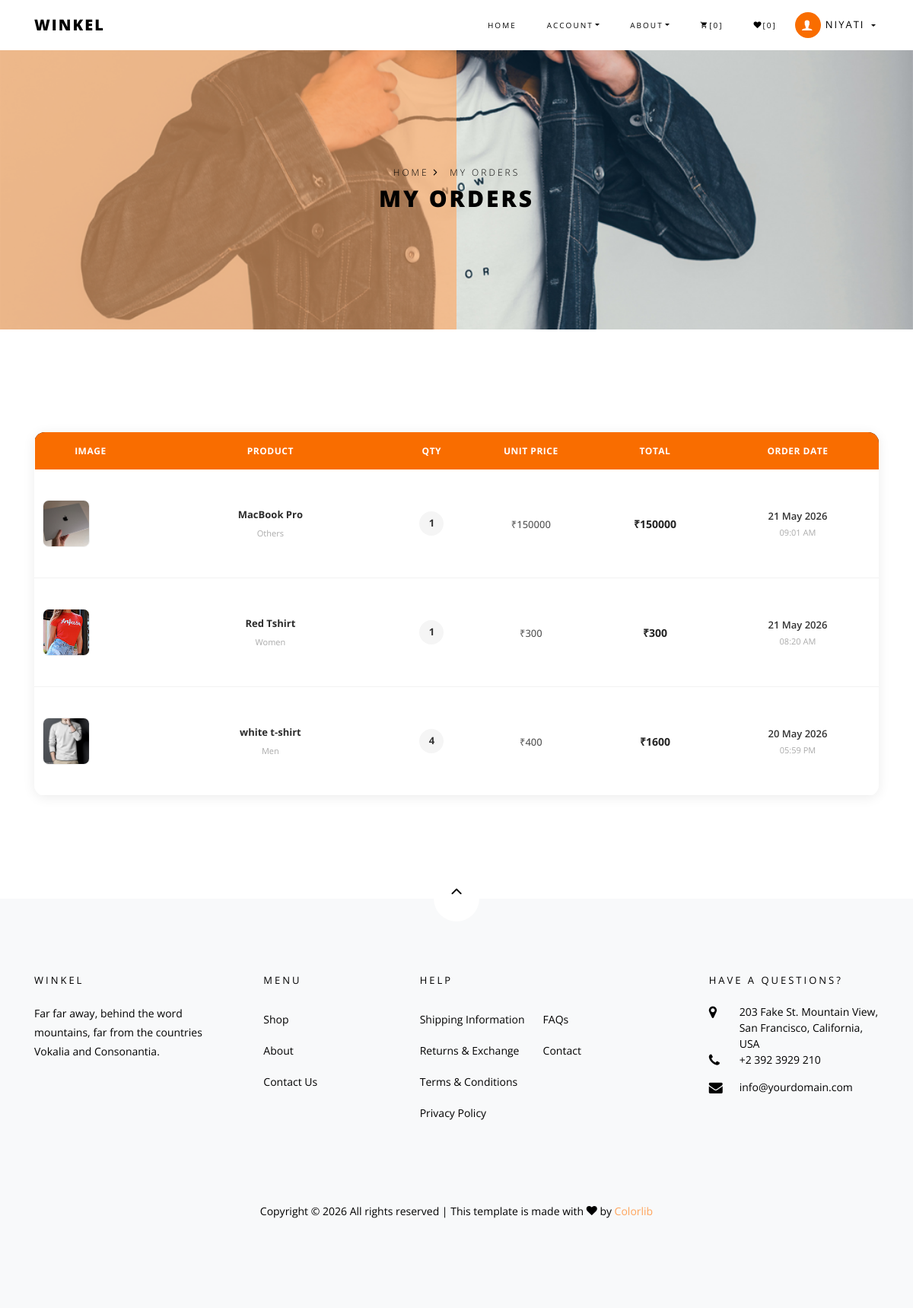
Screenshot of /orders/ (signed in) with the database file from the repository.
### winklestoreapp/models.py (models this page shows, shortened)
class BuyerUser(models.Model) :
    ROLE_CHOICES = [
        ('buyer',  'Buyer'),
        ('seller', 'Seller'),
    ]
    firstName = models.CharField(max_length=50)
    lastName = models.CharField(max_length=50)
    email = models.EmailField()
    mobile = models.PositiveIntegerField()
    address = models.TextField()
    password = models.CharField()
    profile_picture = models.ImageField(upload_to="profile_picture/", null=True, blank=True)
    role = models.CharField(max_length=10, choices=ROLE_CHOICES, default='buyer')

class Cart(models.Model):
    user=models.ForeignKey(BuyerUser,on_delete=models.CASCADE)
    product=models.ForeignKey(Product,on_delete=models.CASCADE)
    date=models.DateTimeField(default=timezone.now)
    product_price=models.PositiveIntegerField()
    product_qty=models.PositiveIntegerField(default=1)
    total_price=models.PositiveIntegerField()
    payment_status=models.BooleanField(default=False)

class Product(models.Model):
    CATEGORY_CHOICES = [
        ('Men',    'Men'),
        ('Women',  'Women'),
        ('Kids',   'Kids'),
        ('Others', 'Others'),
    ]
    seller       = models.ForeignKey(BuyerUser, on_delete=models.CASCADE)
    category     = models.CharField(max_length=10, choices=CATEGORY_CHOICES)
    product_name = models.CharField(max_length=200)
    price        = models.DecimalField(max_digits=10, decimal_places=2)
    description  = models.TextField()
    product_image = models.ImageField(upload_to='products/')
    created_at   = models.DateTimeField(auto_now_add=True)

### winklestoreapp/views.py (the view)
# urls.py: path('orders/', views.orders, name='orders'),
def orders(request):
   email = request.session.get('email')
   if not email:
      return render(request, 'login.html', {'error': 'Please login to view your orders.'})
   user = BuyerUser.objects.get(email=email)
   order_items = Cart.objects.filter(user=user, payment_status=True).select_related('product').order_by('-date')
   return render(request, 'orders.html', {'order_items': order_items})

### winklestoreapp/templates/orders.html (shortened to what this page needs)
{% extends 'header.html' %}
{% load static %}
{% block content %}
<div class="hero-wrap hero-bread" style="background-image: url(&quot;{% static 'images/bg_1.jpg' %}&quot;);">
    <div class="overlay"></div>
    <div class="container">
        <div class="row no-gutters slider-text align-items-center justify-content-center">
            <div class="col-md-9 ftco-animate text-center">
                <p class="breadcrumbs">
                    <span class="mr-2"><a href="{% url 'index' %}">Home <i class="ion-ios-arrow-forward"></i></a></span>
                    <span>My Orders</span>
                </p>
                <h1 class="mb-0 bread">My Orders</h1>
            </div>
        </div>
    </div>
</div>
<section class="ftco-section">
    <div class="container">
        {% if order_items %}
        <div class="orders-wrap">
            <table class="table orders-table">
                <thead class="thead-primary">
                    <tr>
                        <th class="o-img">Image</th>
                        <th class="o-product">Product</th>
                        <th class="o-qty">Qty</th>
                        <th class="o-price">Unit Price</th>
                        <th class="o-total">Total</th>
                        <th class="o-date">Order Date</th>
                    </tr>
                </thead>
                <tbody>
                    {% for item in order_items %}
                    <tr>
                        <td class="o-img">
                            <a href="{% url 'product_detail' item.product.id %}">
                                {% if item.product.product_image %}
                                <img src="{{ item.product.product_image.url }}" alt="{{ item.product.product_name }}"
                                    class="order-thumb">
                                {% else %}
                                <img src="{% static 'images/product-1.jpg' %}" alt="{{ item.product.product_name }}"
                                    class="order-thumb">
                                {% endif %}
                            </a>
                        </td>
                        <td class="o-product">
                            <a href="{% url 'product_detail' item.product.id %}" class="order-product-name">
                                {{ item.product.product_name }}
                            </a>
                            <span class="order-cat">{{ item.product.category }}</span>
                        </td>
                        <td class="o-qty">
                            <span class="qty-pill">{{ item.product_qty }}</span>
                        </td>
                        <td class="o-price">
                            <span class="unit-price">&#8377;{{ item.product_price }}</span>
                        </td>
                        <td class="o-total">
                            <strong class="order-total">&#8377;{{ item.total_price }}</strong>
                        </td>
                        <td class="o-date">
                            <span class="order-date">{{ item.date|date:"d M Y" }}</span>
                            <span class="order-time">{{ item.date|date:"h:i A" }}</span>
                        </td>
                    </tr>
                    {% endfor %}
                </tbody>
            </table>
        </div>
        {% endif %}
    </div>
</section>
{% endblock %}

### winklestoreapp/templates/header.html (shortened to what this page needs)
{% load static %}
<!DOCTYPE html>
<html lang="en">
<head>
    <link rel="stylesheet" href="{% static 'css/open-iconic-bootstrap.min.css' %}">
    <link rel="stylesheet" href="{% static 'css/animate.css' %}">
    <link rel="stylesheet" href="{% static 'css/owl.carousel.min.css' %}">
    <link rel="stylesheet" href="{% static 'css/owl.theme.default.min.css' %}">
    <link rel="stylesheet" href="{% static 'css/magnific-popup.css' %}">
    <link rel="stylesheet" href="{% static 'css/aos.css' %}">
    <link rel="stylesheet" href="{% static 'css/ionicons.min.css' %}">
    <link rel="stylesheet" href="{% static 'css/bootstrap-datepicker.css' %}">
    <link rel="stylesheet" href="{% static 'css/jquery.timepicker.css' %}">
    <link rel="stylesheet" href="{% static 'css/flaticon.css' %}">
    <link rel="stylesheet" href="{% static 'css/icomoon.css' %}">
    <link rel="stylesheet" href="{% static 'css/style.css' %}">
</head>
<body>
    <body class="goto-here">
        <nav class="navbar navbar-expand-lg navbar-dark ftco_navbar bg-dark ftco-navbar-light" id="ftco-navbar">
            <div class="container">
                <a class="navbar-brand" href="/">Winkel</a>
                <div class="collapse navbar-collapse" id="ftco-nav">
                    <ul class="navbar-nav ml-auto">
                        <li class="nav-item active"><a href="/" class="nav-link">Home</a></li>
                        <li class="nav-item dropdown">
                            <a class="nav-link dropdown-toggle" href="#" id="dropdown04" data-toggle="dropdown"
                                aria-haspopup="true" aria-expanded="false">Account</a>
                        </li>
                        <li class="nav-item dropdown">
                            <a class="nav-link dropdown-toggle" href="#" id="dropdown04" data-toggle="dropdown"
                                aria-haspopup="true" aria-expanded="false">About</a>
                        </li>
                        <li class="nav-item cta cta-colored"><a href="{% url 'cart' %}" class="nav-link"><span
                                    class="icon-shopping_cart"></span>[{{ request.session.cart_count|default:0 }}]</a>
                        </li>
                        <li class="nav-item cta cta-colored"><a href="{% url 'wishlist' %}" class="nav-link"><span
                                    class="icon-heart"></span>[{{ request.session.wishlist_count|default:0 }}]</a></li>
                        {% if request.session.email %}
                        <li class="nav-item dropdown" style="display: flex; align-items: center;">
                            <a class="nav-link p-1 dropdown-toggle" href="{% url 'profile' %}" id="profileDropdown"
                                data-toggle="dropdown" aria-haspopup="true" aria-expanded="false"
                                style="display: flex; align-items: center; gap: 6px; margin-top: 0;">
                                {% if request.session.profile_picture %}
                                <img src="{{ request.session.profile_picture }}" alt="Profile" class="rounded-circle"
                                    style="width: 34px; height: 34px; object-fit: cover; border: 2px solid #f96d00;">
                                {% else %}
                                <div class="rounded-circle d-inline-flex align-items-center justify-content-center"
                                    style="width: 34px; height: 34px; background-color: #f96d00; flex-shrink: 0;">
                                    <span class="ion-ios-person"
                                        style="color: #fff; font-size: 18px; line-height: 1;"></span>
                                </div>
                                {% endif %}
                                <span style="font-size: 13px;">{{ request.session.firstName }}</span>
                            </a>
                        </li>
                        {% endif %}
                    </ul>
                </div>
            </div>
        </nav>
        {% block content %}
        {% endblock %}
        <footer class="ftco-footer bg-light ftco-section">
            <div class="container">
                <div class="row">
                    <div class="mouse">
                        <a href="#" class="mouse-icon">
                            <div class="mouse-wheel"><span class="ion-ios-arrow-up"></span></div>
                        </a>
                    </div>
                </div>
                <div class="row mb-5">
                    <div class="col-md">
                        <div class="ftco-footer-widget mb-4">
                            <h2 class="ftco-heading-2">Winkel</h2>
                            <p>Far far away, behind the word mountains, far from the countries Vokalia and Consonantia.
                            </p>
                            <ul class="ftco-footer-social list-unstyled float-md-left float-lft mt-5">
                            </ul>
                        </div>
                    </div>
                    <div class="col-md">
                        <div class="ftco-footer-widget mb-4 ml-md-5">
                            <h2 class="ftco-heading-2">Menu</h2>
                            <ul class="list-unstyled">
                                <li><a href="{% url 'shop' %}" class="py-2 d-block">Shop</a></li>
                                <li><a href="{% url 'about' %}" class="py-2 d-block">About</a></li>
                                <li><a href="{% url 'contact' %}" class="py-2 d-block">Contact Us</a></li>
                            </ul>
                        </div>
                    </div>
                    <div class="col-md-4">
                        <div class="ftco-footer-widget mb-4">
                            <h2 class="ftco-heading-2">Help</h2>
                            <div class="d-flex">
                                <ul class="list-unstyled mr-l-5 pr-l-3 mr-4">
                                    <li><a href="#" class="py-2 d-block">Shipping Information</a></li>
                                    <li><a href="#" class="py-2 d-block">Returns &amp; Exchange</a></li>
                                    <li><a href="#" class="py-2 d-block">Terms &amp; Conditions</a></li>
                                    <li><a href="#" class="py-2 d-block">Privacy Policy</a></li>
                                </ul>
                                <ul class="list-unstyled">
                                    <li><a href="#" class="py-2 d-block">FAQs</a></li>
                                    <li><a href="{% url 'contact' %}" class="py-2 d-block">Contact</a></li>
                                </ul>
                            </div>
                        </div>
                    </div>
                    <div class="col-md">
                        <div class="ftco-footer-widget mb-4">
                            <h2 class="ftco-heading-2">Have a Questions?</h2>
                            <div class="block-23 mb-3">
                                <ul>
                                    <li><span class="icon icon-map-marker"></span><span class="text">203 Fake St.
                                            Mountain
                                            View, San Francisco, California, USA</span></li>
                                    <li><a href="#"><span class="icon icon-phone"></span><span class="text">+2 392 3929
                                                210</span></a></li>
                                    <li><a href="#"><span class="icon icon-envelope"></span><span
                                                class="text">info@yourdomain.com</span></a></li>
                                </ul>
                            </div>
                        </div>
                    </div>
                </div>
                <div class="row">
                    <div class="col-md-12 text-center">
                        <p>
                            Copyright &copy;
                            <script>document.write(new Date().getFullYear());</script> All rights reserved | This
                            template
                            is made with <i class="icon-heart color-danger" aria-hidden="true"></i> by <a
                                href="https://colorlib.com" target="_blank">Colorlib</a>
                        </p>
                    </div>
                </div>
            </div>
        </footer>
    </body>

### winklestoreapp/static/css/icomoon.css (style rules this page uses)
[class^="icon-"], [class*=" icon-"] { font-family: 'icomoon' !important; speak: none; font-style: normal; font-weight: normal; font-variant: normal; text-transform: none; line-height: 1; -webkit-font-smoothing: antialiased; -moz-osx-font-smoothing: grayscale; }
.icon-heart:before { content: "\f004"; }
.icon-map-marker:before { content: "\f041"; }
.icon-phone:before { content: "\f095"; }
.icon-envelope:before { content: "\f0e0"; }
.icon-shopping_cart:before { content: "\e8cc"; }

### winklestoreapp/templates/orders.html (style rules this page uses)
.orders-wrap { background: #fff; border-radius: 14px; overflow: hidden; box-shadow: 0 2px 16px rgba(0, 0, 0, 0.08); }
.orders-table { width: 100%; table-layout: fixed; margin-bottom: 0; }
.orders-table thead.thead-primary th { background: #f96d00; color: #fff; border: none; padding: 13px 14px; font-size: 12px; font-weight: 700; text-transform: uppercase; letter-spacing: 0.5px; white-space: nowrap; }
.o-img { width: 90px; }
.o-product { width: 200px; }
.o-qty { width: 60px; text-align: center; }
.o-price { width: 100px; text-align: center; }
.o-total { width: 100px; text-align: center; }
.o-date { width: 130px; text-align: center; }
.orders-table tbody td { vertical-align: middle; padding: 14px; border-bottom: 1px solid #f0f0f0; border-top: none; overflow: hidden; text-overflow: ellipsis; white-space: nowrap; }
.orders-table tbody tr:last-child td { border-bottom: none; }
.order-thumb { width: 62px; height: 62px; object-fit: cover; border-radius: 8px; border: 1px solid #eee; display: block; }
.order-product-name { display: block; font-weight: 700; font-size: 13px; color: #2d2d2d; text-decoration: none; margin-bottom: 3px; white-space: nowrap; overflow: hidden; text-overflow: ellipsis; transition: color 0.2s; }
.order-cat { display: block; font-size: 11px; color: #aaa; text-transform: capitalize; }
.qty-pill { display: inline-flex; align-items: center; justify-content: center; min-width: 32px; height: 32px; background: #f5f5f5; border-radius: 50px; padding: 0 10px; font-weight: 700; font-size: 13px; color: #333; }
.unit-price { font-size: 13px; color: #555; font-weight: 500; }
.order-total { font-size: 14px; color: #222; font-weight: 700; }
.order-date { display: block; font-size: 13px; color: #333; font-weight: 600; }
.order-time { display: block; font-size: 11px; color: #aaa; }

### rows the page displays
BuyerUser: session.firstName "NIYATI"
Cart: product.product_image (picture), product.product_name "MacBook Pro", product.category "Others", product_qty "1", product_price "150000", total_price "150000", date "21 May 2026", date "09:01 AM"
Cart: product.product_image (picture), product.product_name "Red Tshirt", product.category "Women", product_qty "1", product_price "300", total_price "300", date "21 May 2026", date "08:20 AM"
Cart: product.product_image (picture), product.product_name "white t-shirt", product.category "Men", product_qty "4", product_price "400", total_price "1600", date "20 May 2026", date "05:59 PM"

### other values shown
{{ request.session.cart_count|default:0 }} "0"
{{ request.session.wishlist_count|default:0 }} "0"
